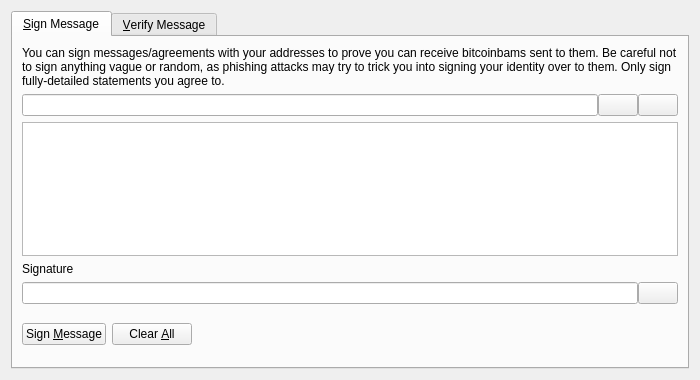
<?xml version="1.0" encoding="UTF-8"?>
<ui version="4.0">
 <class>SignVerifyMessageDialog</class>
 <widget class="QDialog" name="SignVerifyMessageDialog">
  <property name="geometry">
   <rect>
    <x>0</x>
    <y>0</y>
    <width>700</width>
    <height>380</height>
   </rect>
  </property>
  <property name="windowTitle">
   <string>Signatures - Sign / Verify a Message</string>
  </property>
  <property name="modal">
   <bool>true</bool>
  </property>
  <layout class="QVBoxLayout" name="verticalLayout">
   <item>
    <widget class="QTabWidget" name="tabWidget">
     <property name="currentIndex">
      <number>0</number>
     </property>
     <widget class="QWidget" name="tabSignMessage">
      <attribute name="title">
       <string>&amp;Sign Message</string>
      </attribute>
      <layout class="QVBoxLayout" name="verticalLayout_SM">
       <item>
        <widget class="QLabel" name="infoLabel_SM">
         <property name="text">
          <string>You can sign messages/agreements with your addresses to prove you can receive bitcoinbams sent to them. Be careful not to sign anything vague or random, as phishing attacks may try to trick you into signing your identity over to them. Only sign fully-detailed statements you agree to.</string>
         </property>
         <property name="textFormat">
          <enum>Qt::PlainText</enum>
         </property>
         <property name="wordWrap">
          <bool>true</bool>
         </property>
        </widget>
       </item>
       <item>
        <layout class="QHBoxLayout" name="horizontalLayout_1_SM">
         <property name="spacing">
          <number>0</number>
         </property>
         <item>
          <widget class="QValidatedLineEdit" name="addressIn_SM">
           <property name="toolTip">
            <string>The BitcoinBam address to sign the message with</string>
           </property>
          </widget>
         </item>
         <item>
          <widget class="QPushButton" name="addressBookButton_SM">
           <property name="toolTip">
            <string>Choose previously used address</string>
           </property>
           <property name="text">
            <string/>
           </property>
           <property name="icon">
            <iconset resource="../bitcoin.qrc">
             <normaloff>:/icons/address-book</normaloff>:/icons/address-book</iconset>
           </property>
           <property name="shortcut">
            <string>Alt+A</string>
           </property>
           <property name="autoDefault">
            <bool>false</bool>
           </property>
          </widget>
         </item>
         <item>
          <widget class="QPushButton" name="pasteButton_SM">
           <property name="toolTip">
            <string>Paste address from clipboard</string>
           </property>
           <property name="text">
            <string/>
           </property>
           <property name="icon">
            <iconset resource="../bitcoin.qrc">
             <normaloff>:/icons/editpaste</normaloff>:/icons/editpaste</iconset>
           </property>
           <property name="shortcut">
            <string>Alt+P</string>
           </property>
           <property name="autoDefault">
            <bool>false</bool>
           </property>
          </widget>
         </item>
        </layout>
       </item>
       <item>
        <widget class="QPlainTextEdit" name="messageIn_SM">
         <property name="toolTip">
          <string>Enter the message you want to sign here</string>
         </property>
        </widget>
       </item>
       <item>
        <widget class="QLabel" name="signatureLabel_SM">
         <property name="text">
          <string>Signature</string>
         </property>
         <property name="textFormat">
          <enum>Qt::PlainText</enum>
         </property>
        </widget>
       </item>
       <item>
        <layout class="QHBoxLayout" name="horizontalLayout_2_SM">
         <property name="spacing">
          <number>0</number>
         </property>
         <item>
          <widget class="QLineEdit" name="signatureOut_SM">
           <property name="font">
            <font>
             <italic>true</italic>
            </font>
           </property>
           <property name="readOnly">
            <bool>true</bool>
           </property>
          </widget>
         </item>
         <item>
          <widget class="QPushButton" name="copySignatureButton_SM">
           <property name="toolTip">
            <string>Copy the current signature to the system clipboard</string>
           </property>
           <property name="text">
            <string/>
           </property>
           <property name="icon">
            <iconset resource="../bitcoin.qrc">
             <normaloff>:/icons/editcopy</normaloff>:/icons/editcopy</iconset>
           </property>
           <property name="autoDefault">
            <bool>false</bool>
           </property>
          </widget>
         </item>
        </layout>
       </item>
       <item>
        <layout class="QHBoxLayout" name="horizontalLayout_3_SM">
         <item>
          <widget class="QPushButton" name="signMessageButton_SM">
           <property name="toolTip">
            <string>Sign the message to prove you own this BitcoinBam address</string>
           </property>
           <property name="text">
            <string>Sign &amp;Message</string>
           </property>
           <property name="icon">
            <iconset resource="../bitcoin.qrc">
             <normaloff>:/icons/edit</normaloff>:/icons/edit</iconset>
           </property>
           <property name="autoDefault">
            <bool>false</bool>
           </property>
          </widget>
         </item>
         <item>
          <widget class="QPushButton" name="clearButton_SM">
           <property name="toolTip">
            <string>Reset all sign message fields</string>
           </property>
           <property name="text">
            <string>Clear &amp;All</string>
           </property>
           <property name="icon">
            <iconset resource="../bitcoin.qrc">
             <normaloff>:/icons/remove</normaloff>:/icons/remove</iconset>
           </property>
           <property name="autoDefault">
            <bool>false</bool>
           </property>
          </widget>
         </item>
         <item>
          <spacer name="horizontalSpacer_1_SM">
           <property name="orientation">
            <enum>Qt::Horizontal</enum>
           </property>
           <property name="sizeHint" stdset="0">
            <size>
             <width>40</width>
             <height>48</height>
            </size>
           </property>
          </spacer>
         </item>
         <item>
          <widget class="QLabel" name="statusLabel_SM">
           <property name="font">
            <font>
             <weight>75</weight>
             <bold>true</bold>
            </font>
           </property>
           <property name="text">
            <string/>
           </property>
           <property name="wordWrap">
            <bool>true</bool>
           </property>
          </widget>
         </item>
         <item>
          <spacer name="horizontalSpacer_2_SM">
           <property name="orientation">
            <enum>Qt::Horizontal</enum>
           </property>
           <property name="sizeHint" stdset="0">
            <size>
             <width>40</width>
             <height>48</height>
            </size>
           </property>
          </spacer>
         </item>
        </layout>
       </item>
      </layout>
     </widget>
     <widget class="QWidget" name="tabVerifyMessage">
      <attribute name="title">
       <string>&amp;Verify Message</string>
      </attribute>
      <layout class="QVBoxLayout" name="verticalLayout_VM">
       <item>
        <widget class="QLabel" name="infoLabel_VM">
         <property name="text">
          <string>Enter the receiver's address, message (ensure you copy line breaks, spaces, tabs, etc. exactly) and signature below to verify the message. Be careful not to read more into the signature than what is in the signed message itself, to avoid being tricked by a man-in-the-middle attack. Note that this only proves the signing party receives with the address, it cannot prove sendership of any transaction!</string>
         </property>
         <property name="textFormat">
          <enum>Qt::PlainText</enum>
         </property>
         <property name="alignment">
          <set>Qt::AlignLeading|Qt::AlignLeft|Qt::AlignTop</set>
         </property>
         <property name="wordWrap">
          <bool>true</bool>
         </property>
        </widget>
       </item>
       <item>
        <layout class="QHBoxLayout" name="horizontalLayout_1_VM">
         <property name="spacing">
          <number>0</number>
         </property>
         <item>
          <widget class="QValidatedLineEdit" name="addressIn_VM">
           <property name="toolTip">
            <string>The BitcoinBam address the message was signed with</string>
           </property>
          </widget>
         </item>
         <item>
          <widget class="QPushButton" name="addressBookButton_VM">
           <property name="toolTip">
            <string>Choose previously used address</string>
           </property>
           <property name="text">
            <string/>
           </property>
           <property name="icon">
            <iconset resource="../bitcoin.qrc">
             <normaloff>:/icons/address-book</normaloff>:/icons/address-book</iconset>
           </property>
           <property name="shortcut">
            <string>Alt+A</string>
           </property>
           <property name="autoDefault">
            <bool>false</bool>
           </property>
          </widget>
         </item>
        </layout>
       </item>
       <item>
        <widget class="QPlainTextEdit" name="messageIn_VM"/>
       </item>
       <item>
        <widget class="QValidatedLineEdit" name="signatureIn_VM"/>
       </item>
       <item>
        <layout class="QHBoxLayout" name="horizontalLayout_2_VM">
         <item>
          <widget class="QPushButton" name="verifyMessageButton_VM">
           <property name="toolTip">
            <string>Verify the message to ensure it was signed with the specified BitcoinBam address</string>
           </property>
           <property name="text">
            <string>Verify &amp;Message</string>
           </property>
           <property name="icon">
            <iconset resource="../bitcoin.qrc">
             <normaloff>:/icons/transaction_0</normaloff>:/icons/transaction_0</iconset>
           </property>
           <property name="autoDefault">
            <bool>false</bool>
           </property>
          </widget>
         </item>
         <item>
          <widget class="QPushButton" name="clearButton_VM">
           <property name="toolTip">
            <string>Reset all verify message fields</string>
           </property>
           <property name="text">
            <string>Clear &amp;All</string>
           </property>
           <property name="icon">
            <iconset resource="../bitcoin.qrc">
             <normaloff>:/icons/remove</normaloff>:/icons/remove</iconset>
           </property>
           <property name="autoDefault">
            <bool>false</bool>
           </property>
          </widget>
         </item>
         <item>
          <spacer name="horizontalSpacer_1_VM">
           <property name="orientation">
            <enum>Qt::Horizontal</enum>
           </property>
           <property name="sizeHint" stdset="0">
            <size>
             <width>40</width>
             <height>48</height>
            </size>
           </property>
          </spacer>
         </item>
         <item>
          <widget class="QLabel" name="statusLabel_VM">
           <property name="font">
            <font>
             <weight>75</weight>
             <bold>true</bold>
            </font>
           </property>
           <property name="text">
            <string/>
           </property>
           <property name="wordWrap">
            <bool>true</bool>
           </property>
          </widget>
         </item>
         <item>
          <spacer name="horizontalSpacer_2_VM">
           <property name="orientation">
            <enum>Qt::Horizontal</enum>
           </property>
           <property name="sizeHint" stdset="0">
            <size>
             <width>40</width>
             <height>48</height>
            </size>
           </property>
          </spacer>
         </item>
        </layout>
       </item>
      </layout>
     </widget>
    </widget>
   </item>
  </layout>
 </widget>
 <customwidgets>
  <customwidget>
   <class>QValidatedLineEdit</class>
   <extends>QLineEdit</extends>
   <header>qt/qvalidatedlineedit.h</header>
  </customwidget>
 </customwidgets>
 <resources>
  <include location="../bitcoin.qrc"/>
 </resources>
 <connections/>
</ui>
